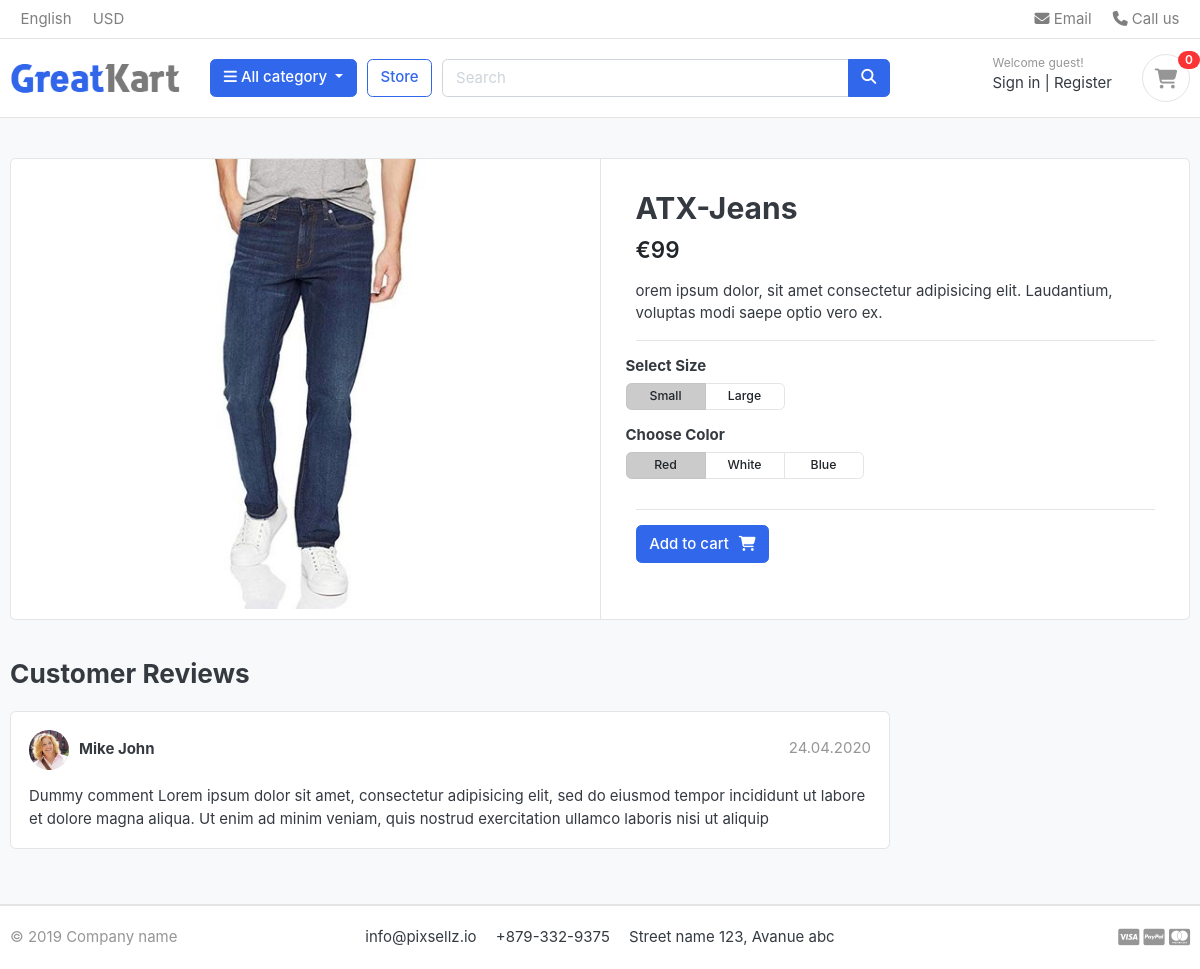
The page /products/category/jeans/atx-jeans on the database its author committed.
### products/models.py (models this page shows, shortened)
class Product(models.Model):
    product_name = models.CharField(max_length=200, unique=True)
    slug = models.SlugField(max_length=200, unique=True)
    description = models.CharField(max_length=500, blank=True)
    price = models.IntegerField()
    old_price = models.IntegerField()
    image = models.ImageField(upload_to='photos/products')
    stock = models.IntegerField()
    is_available = models.BooleanField(default=True)
    category = models.ForeignKey(Category, on_delete=models.CASCADE)
    created_date = models.DateTimeField(auto_now_add=True)
    modified_date = models.DateTimeField(auto_now=True)

class Variation(models.Model):
    product = models.ForeignKey(Product, on_delete=models.CASCADE)
    variation_category = models.CharField(
        max_length=100,
        choices=variation_category_choice)
    variation_value = models.CharField(max_length=100)
    is_active = models.BooleanField(default=True)
    created_date = models.DateTimeField(auto_now=True)
    objects = VariationManager()

### products/views.py (the view)
def product_detail(request, category_slug, product_slug):
    try:
        single_product = Product.objects.get(
            category__slug=category_slug, slug=product_slug)
        in_cart = CartItem.objects.filter(
            cart__cart_id=_cart_id(request), product=single_product).exists()
    except Exception as e:
        raise e
    context = {
        'single_product': single_product,
        'in_cart': in_cart,
    }
    return render(request, 'products/product_detail.html', context)

### cart/context_processors.py (called while the page is built)
def products_cart_counter(request):
    cart_count = 0
    if 'admin' in request.path:
        return {}
    else:
        try:
            cart = Cart.objects.filter(cart_id=_cart_id(request))
            cart_items = CartItem.objects.all().filter(cart=cart[:1])
            for cart_item in cart_items:
                cart_count += cart_item.quantity
        except Cart.DoesNotExist:
            cart_count = 0
    return dict(cart_count=cart_count)

### cart/views.py (called while the page is built)
def _cart_id(request):
    cart = request.session.session_key
    if not cart:
        cart = request.session.create()
    return cart

### category/context_processors.py (called while the page is built)
def menu_links(request):
    links = Category.objects.all()
    return dict(links=links)

### category/models.py (called while the page is built)
    def get_url(self):
        return reverse('products_by_category', args=[self.slug])

### products/models.py (called while the page is built)
    def colors(self):
        return super(VariationManager, self).filter(
            variation_category='color', is_active=True)

    def sizes(self):
        return super(VariationManager, self).filter(
            variation_category='size', is_active=True)

### templates/products/product_detail.html (shortened to what this page needs)
{% extends 'base.html' %}
{% load static %}
{% block content %}
<section class="section-content padding-y bg">
    <div class="container">
    <div class="card">
        <div class="row no-gutters">
            <aside class="col-md-6">
    <article class="gallery-wrap">
        <div class="img-big-wrap">
           <a href="#"><img src="{{ single_product.image.url }}"></a>
        </div>
    </article>
            </aside>
            <main class="col-md-6 border-left">
      <form action="{% url 'add_cart' single_product.id %}" method="POST">
    <article class="content-body">
    <h2 class="title">{{ single_product.product_name}}</h2>
    <div class="mb-3">
        {% if single_product.old_price %}
        <span class="price text-success h4"><strong>€{{ single_product.price }}</strong></span>
        <del class="price-old text-danger">€{{ single_product.old_price}}</del>
        {% else %}
        <var class="price h4">€{{ single_product.price }}</var>
        {% endif %}
    </div>
    <p>{{ single_product.description }}</p>
    <hr>
    <div class="row">
        <div class="item-option-select">
            <h6>Select Size</h6>
            <div class="btn-group btn-group-sm btn-group-toggle" data-toggle="buttons">
              {% for i in single_product.variation_set.sizes %}
              <label class="btn btn-light {% if forloop.first %} active {% endif %}">
                <input required type="radio" name="{{i.variation_category | lower }}" value="{{ i.variation_value | lower }}">{{ i.variation_value | capfirst }}
              </label>
              {% endfor %}
            </div>
        </div>
    </div>
        <div class="row">
            <div class="item-option-select">
              <h6>Choose Color</h6>
              <div class="btn-group btn-group-sm btn-group-toggle" data-toggle="buttons">
                {% for i in single_product.variation_set.colors %}
                <label class="btn btn-light {% if forloop.first %} active {% endif %}">
                  <input required type="radio" name="{{i.variation_category | lower }}" value="{{ i.variation_value | lower }}">{{ i.variation_value | capfirst }}
                </label>
                {% endfor %}
              </div>
            </div>
        </div>
        <hr>
        {% if single_product.stock <= 0 %}
        <h5 class="text-danger">Out of Stock</h5>
        {% else %}
        {% if in_cart %}
        <div class="row">
            <div class="col-md-4">
                <button class="btn btn-success"><span class="text">Added to Cart</span><i class="fas fa-check"></i></button">
            </div>
            <div class="col-md-4">
                <a href="/cart" class="btn  btn-outline-primary"> <span class="text">See Cart</span><i class="fas fa-eye"></i></a>
            </div>
        </div>
            {% else %}
            <button class="btn  btn-primary"><span class="text">Add to cart</span><i class="fas fa-shopping-cart"></i></button>
            {% endif %}
            {% endif %}
        </article>
    </form>
            </main>
        </div>
    </div>
    <br>
    <div class="row">
                <div class="col-md-9">
        <header class="section-heading">
            <h3>Customer Reviews </h3>
        </header>
        <article class="box mb-3">
            <div class="icontext w-100">
                <img src="./images/avatars/avatar1.jpg" class="img-xs icon rounded-circle">
                <div class="text">
                    <span class="date text-muted float-md-right">24.04.2020 </span>
                    <h6 class="mb-1">Mike John </h6>
                </div>
            </div>
            <div class="mt-3">
                <p>
                    Dummy comment Lorem ipsum dolor sit amet, consectetur adipisicing elit, sed do eiusmod
                    tempor incididunt ut labore et dolore magna aliqua. Ut enim ad minim veniam,
                    quis nostrud exercitation ullamco laboris nisi ut aliquip
                </p>
            </div>
        </article>
        </div>
    </div>
    </div>
    </section>
    {% endblock %}

### static/css/ui.css (style rules this page uses)
html { font-family: "Inter", sans-serif; font-size: 15px; }
.content-body { flex: 1 1 auto; padding: 2rem 2.3rem; }
.img-xs, .img-sm, .img-md, .img-lg { -o-object-fit: cover; object-fit: cover; flex-shrink: 0; flex-grow: 0; }
.img-xs { width: 40px; height: 40px; }
.padding-y { padding-top: 40px; padding-bottom: 40px; }
var { font-style: normal; }
article:after, .form-group:after { display: block; clear: both; content: ""; }
.bg { background-color: #f8f9fa; }
.section-heading { margin-bottom: 20px; margin-top: 15px; }
p:last-child { margin-bottom: 0; }
.btn-light { background-color: #fff; border-color: #e4e4e4; }
.btn .text + i { margin-left: 10px; }
.icontext { display: inline-flex; align-items: center; vertical-align: middle; }
.icontext .text { width: 100%; line-height: 1.2; }
.icontext .icon { position: relative; margin-right: 10px; flex-shrink: 0; flex-grow: 0; }
.price { font-weight: 600; color: #212529; }
.box { padding: 18px; background: #fff; border-radius: 0.37rem; border: 1px solid #e4e4e4; }
.box img { max-width: 100%; }
.gallery-wrap .img-big-wrap { margin-bottom: 10px; border-radius: 0.37rem; overflow: hidden; background-color: #fff; }
.gallery-wrap .img-big-wrap a { text-align: center; display: block; }
.gallery-wrap .img-big-wrap img { height: 450px; width: auto; display: inline-block; }
.item-option-select { margin-bottom: 1rem; display: inline-block; margin-right: 15px; }
.item-option-select .btn { min-width: 80px; }

### rows shown on the page
Product: image (picture), product_name "ATX-Jeans", price "99", description "orem ipsum dolor, sit amet consectetur adipisicing elit. Laudantium, voluptas modi saepe optio vero ex."
Variation: variation_value "Small"
Variation: variation_value "Large"
Variation: variation_value "Red"
Variation: variation_value "White"
Variation: variation_value "Blue"

### other values the page prints
{{ cart_count }} "0"
